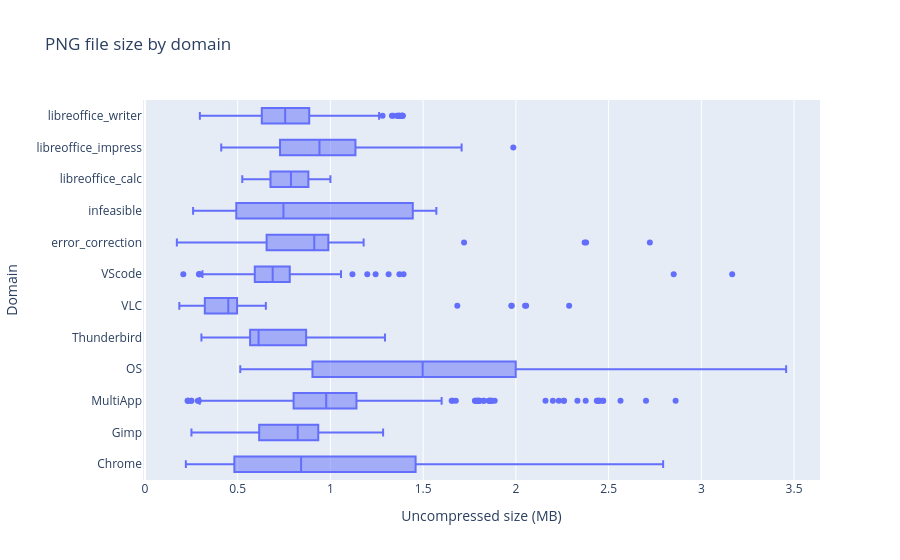

Here is the notebook cell this chart was saved with:
### Code cell
px.box(
    sizes.sort("domain"),
    x="megabytes",
    y="domain",
    labels={"megabytes": "Uncompressed size (MB)", "domain": "Domain"},
    title="PNG file size by domain",
)

### Figure 1 — Plotly figure (JSON) as saved in the notebook; plotly's stock layout.template omitted (floating-point values rounded to 4 significant figures; data arrays with more than 128 entries replaced by an {"elided": "..."} marker saying what was removed)
{"data": [{"alignmentgroup": "True", "hovertemplate": "Uncompressed size (MB)=%{x}<br>Domain=%{y}<extra></extra>", "legendgroup": "", "marker": {"color": "#636efa"}, "name": "", "notched": false, "offsetgroup": "", "orientation": "h", "showlegend": false, "type": "box", "x": {"elided": "1715 float values"}, "x0": " ", "xaxis": "x", "y": {"elided": "1715 str values"}, "y0": " ", "yaxis": "y"}], "layout": {"boxmode": "group", "legend": {"tracegroupgap": 0}, "title": {"text": "PNG file size by domain"}, "xaxis": {"anchor": "y", "domain": [0, 1], "title": {"text": "Uncompressed size (MB)"}}, "yaxis": {"anchor": "x", "domain": [0, 1], "title": {"text": "Domain"}}}}
